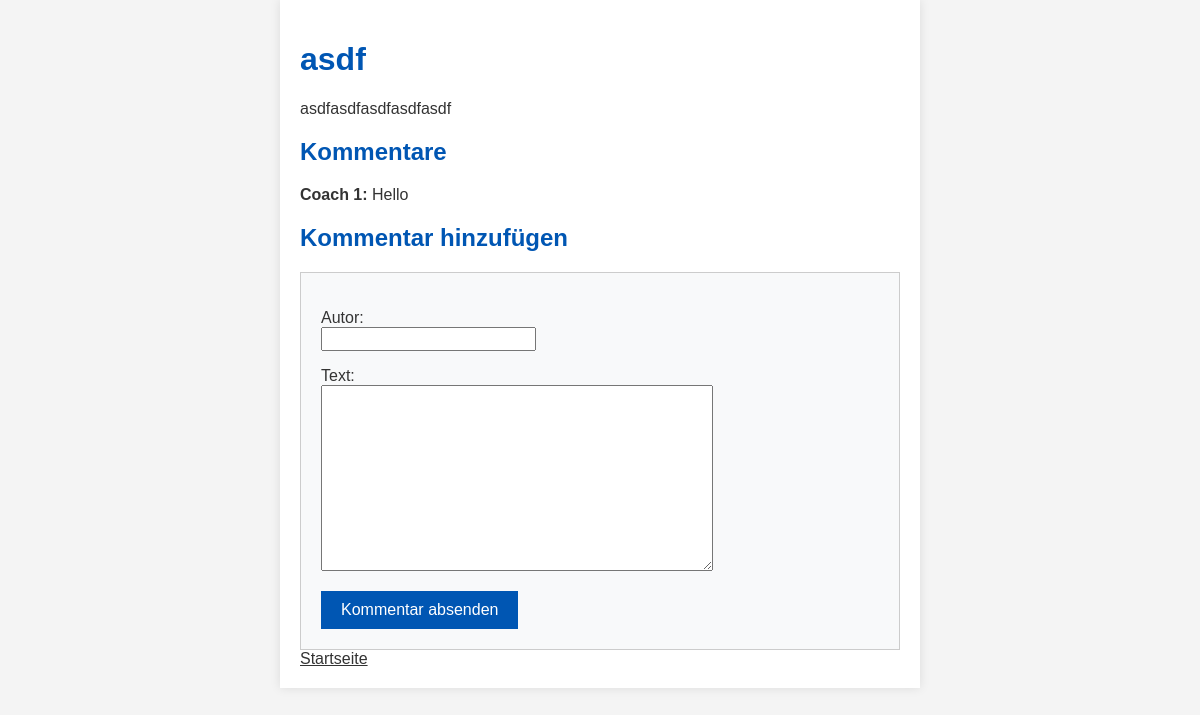
Screenshot of /article/2/ with the database file from the repository.
### blog/models.py (models this page shows, shortened)
class Article(models.Model):
    title = models.CharField(
        max_length=_TITLE_MAX_LENGTH,
        validators=[
            MinLengthValidator(
                _TITLE_MIN_LENGTH,
                message=f"Titel ist zu kurz (min. {_TITLE_MIN_LENGTH} Zeichen).",
            ),
        ],
    )
    content = models.TextField(
        validators=[
            MinLengthValidator(
                _CONTENT_MIN_LENGTH,
                message=f"Inhalt ist zu kurz (min. {_CONTENT_MIN_LENGTH} Zeichen).",
            ),
            MaxLengthValidator(
                _CONTENT_MAX_LENGTH,
                message=f"Inhalt ist zu lang (max. {_CONTENT_MAX_LENGTH} Zeichen).",
            ),
        ]
    )
    created_at = models.DateTimeField(auto_now_add=True)

class Comment(models.Model):
    article = models.ForeignKey(
        Article, on_delete=models.CASCADE, related_name="comments"
    )
    author = models.CharField(
        max_length=_AUTHOR_NAME_MAX_LENGTH,
        validators=[
            MinLengthValidator(
                _AUTHOR_NAME_MIN_LENGTH,
                message=f"Autorname ist zu kurz (min. {_AUTHOR_NAME_MIN_LENGTH} Zeichen).",
            ),
        ],
    )
    text = models.TextField(
        validators=[
            MinLengthValidator(
                _COMMENT_MIN_LENGTH,
                message=f"Kommentar ist zu kurz (min. {_COMMENT_MIN_LENGTH} Zeichen).",
            ),
            MaxLengthValidator(
                _COMMENT_MAX_LENGTH,
                message=f"Kommentar ist zu lang (max. {_COMMENT_MAX_LENGTH} Zeichen)",
            ),
        ]
    )
    created_at = models.DateTimeField(auto_now_add=True)

### blog/views.py (the view)
# urls.py: path("article/<int:pk>/", views.article_detail, name="article_detail"),
def article_detail(request, pk):
    article = get_object_or_404(Article, pk=pk)
    if request.method == "POST":
        form = CommentForm(request.POST)
        if form.is_valid():
            comment = form.save(commit=False)
            comment.article = article
            comment.save()
            return redirect("article_detail", pk=article.pk)
    else:
        form = CommentForm()
    return render(request, "article_detail.html", {"article": article, "form": form})

### blog/forms.py (shortened to what this page needs)
class CommentForm(forms.ModelForm):
    class Meta:
        model = Comment
        fields = ["author", "text"]
        labels = {"author": "Autor", "text": "Text"}

### blog/templates/article_detail.html (shortened to what this page needs)
{% load static %}
<!DOCTYPE html>
<html>
<head>
    <link rel="stylesheet" href="{% static 'style.css' %}">
</head>
<body>
    <div class="container">
        <h1>{{ article.title }}</h1>
        <p>{{ article.content }}</p>
        <h2>Kommentare</h2>
        <div>
            {% for comment in article.comments.all %}
            <p><strong>{{ comment.author }}:</strong> {{ comment.text }}</p>
            {% empty %}
            <p>Keine Kommentare vorhanden.</p>
            {% endfor %}
        </div>
        <h2>Kommentar hinzufügen</h2>
        <form method="post">
            {{ form.as_p }}
            <button type="submit">Kommentar absenden</button>
        </form>
        <a href="{% url 'article_list' %}">Startseite</a>
    </div>
</body>
</html>

### static/style.css (style rules this page uses)
body { font-family: 'Arial', sans-serif; margin: 0; padding: 0; background-color: #f4f4f4; }
.container { width: 50%; margin: 0 auto; padding: 20px; background-color: #fff; box-shadow: 0 0 10px rgba(0, 0, 0, 0.1); }
h1, h2 { color: #0056b3; }
p, a { color: #333; }
form { background-color: #f8f9fa; padding: 20px; border: 1px solid #ccc; }
button { background-color: #0056b3; color: #ffffff; border: none; padding: 10px 20px; cursor: pointer; font-size: 1em; }
label { display: block; }
input[type=text], textarea { font-size: 1em; }
textarea { font-family: inherit; }

### rows the page displays
Article: title "asdf", content "asdfasdfasdfasdfasdf"
Comment: author "Coach 1", text "Hello"
